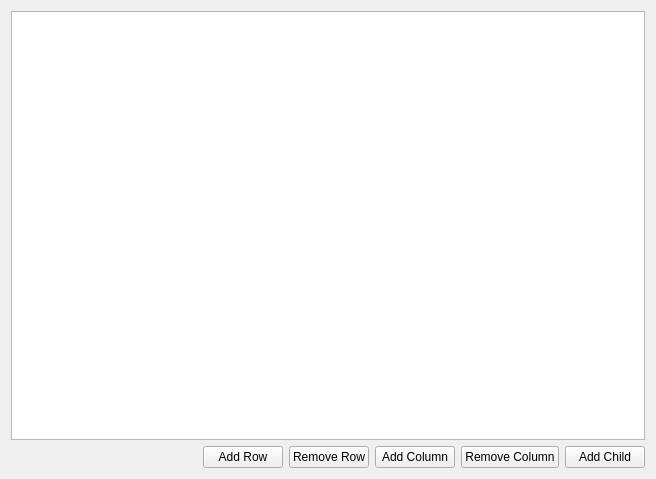
<?xml version="1.0" encoding="UTF-8"?>
<ui version="4.0">
 <class>Widget</class>
 <widget class="QWidget" name="Widget">
  <property name="geometry">
   <rect>
    <x>0</x>
    <y>0</y>
    <width>656</width>
    <height>479</height>
   </rect>
  </property>
  <property name="windowTitle">
   <string>Widget</string>
  </property>
  <layout class="QVBoxLayout" name="verticalLayout">
   <item>
    <widget class="QTreeView" name="treeView"/>
   </item>
   <item>
    <layout class="QHBoxLayout" name="horizontalLayout">
     <item>
      <spacer name="horizontalSpacer">
       <property name="orientation">
        <enum>Qt::Horizontal</enum>
       </property>
       <property name="sizeHint" stdset="0">
        <size>
         <width>40</width>
         <height>20</height>
        </size>
       </property>
      </spacer>
     </item>
     <item>
      <widget class="QPushButton" name="addRowButton">
       <property name="text">
        <string>Add Row</string>
       </property>
      </widget>
     </item>
     <item>
      <widget class="QPushButton" name="removeRowButton">
       <property name="text">
        <string>Remove Row</string>
       </property>
      </widget>
     </item>
     <item>
      <widget class="QPushButton" name="addColumnButton">
       <property name="text">
        <string>Add Column</string>
       </property>
      </widget>
     </item>
     <item>
      <widget class="QPushButton" name="removeColumnButton">
       <property name="text">
        <string>Remove Column</string>
       </property>
      </widget>
     </item>
     <item>
      <widget class="QPushButton" name="addChildButton">
       <property name="text">
        <string>Add Child</string>
       </property>
      </widget>
     </item>
    </layout>
   </item>
  </layout>
 </widget>
 <resources/>
 <connections/>
</ui>
